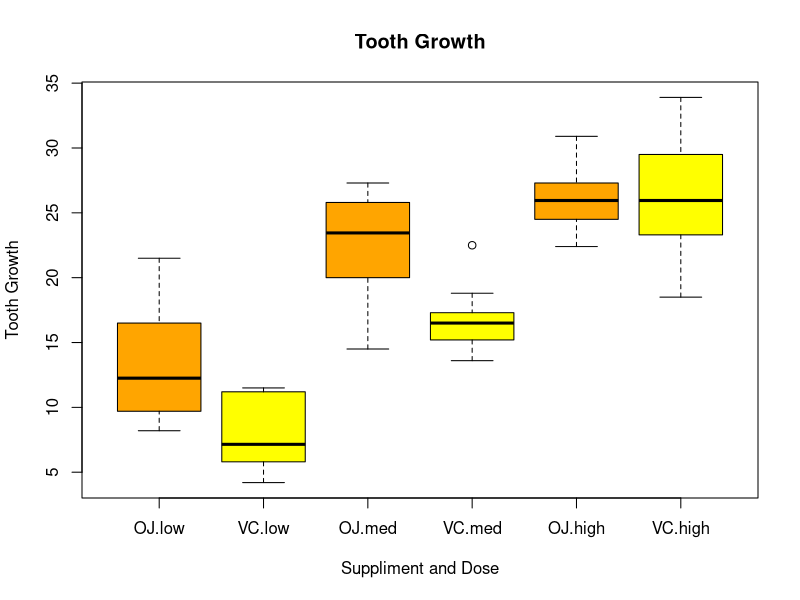
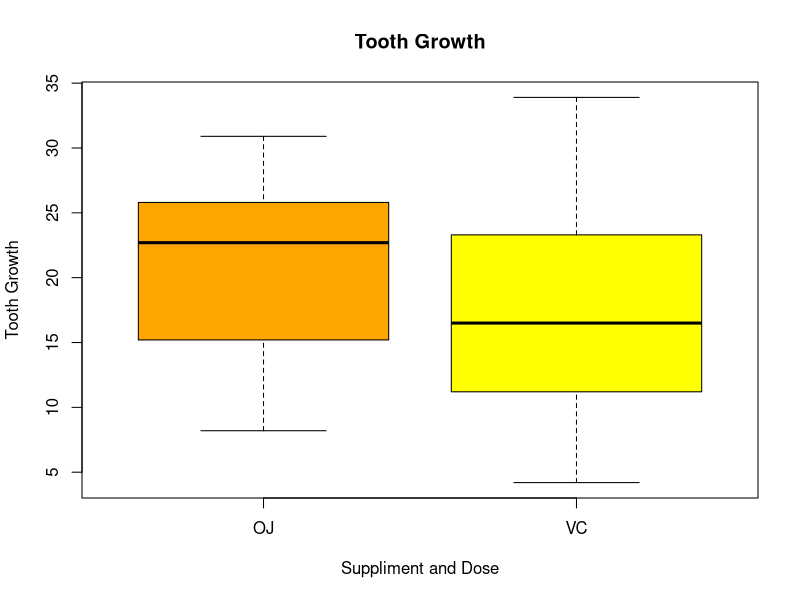

Here is the R script that generated these plots, in order:
## ---- chunk 1
data(ToothGrowth)

head(ToothGrowth)

str(ToothGrowth)

summary(ToothGrowth)
## ---- chunk 2
#Change to dose labels to be more meaningful
ToothGrowth$dose = factor(ToothGrowth$dose, levels=c(0.5,1.0,2.0), labels=c("low","med","high"))

#Citation: Plot inspired by http://www.statmethods.net/graphs/boxplot.html
boxplot(len~supp*dose, data=ToothGrowth, col=(c("orange","yellow")), main="Tooth Growth", xlab="Suppliment and Dose",ylab="Tooth Growth")

boxplot(len~supp, data=ToothGrowth, col=(c("orange","yellow")), main="Tooth Growth", xlab="Suppliment and Dose",ylab="Tooth Growth")
## ---- chunk 3
aggregate(len ~ ., summary, data = ToothGrowth)
## ---- chunk 4
     aggregate(len ~ supp,data=ToothGrowth,FUN=mean)

     aggregate(len ~ supp,data=ToothGrowth,FUN=sd)
## ---- chunk 5
    OJData <- subset(ToothGrowth,ToothGrowth$supp == "OJ")
    VCData <- subset(ToothGrowth,ToothGrowth$supp == "VC")

    t.test(OJData$len,VCData$len,alternative = "two.sided",paired=FALSE,var.equal = TRUE,conf.level = 0.95)
## ---- chunk 6
    OJlowData <- subset(OJData,OJData$dose == "low")
    OJhighData <- subset(OJData,OJData$dose == "high")

    t.test(OJlowData$len,OJhighData$len,alternative = "two.sided",paired=FALSE,var.equal = TRUE,conf.level = 0.95)
## ---- chunk 7
    VCmedData <- subset(VCData,VCData$dose == "med")
    VChighData <- subset(VCData,VCData$dose == "high")

    t.test(VCmedData$len,VChighData$len,alternative = "two.sided",paired=FALSE,var.equal = TRUE,conf.level = 0.95)
